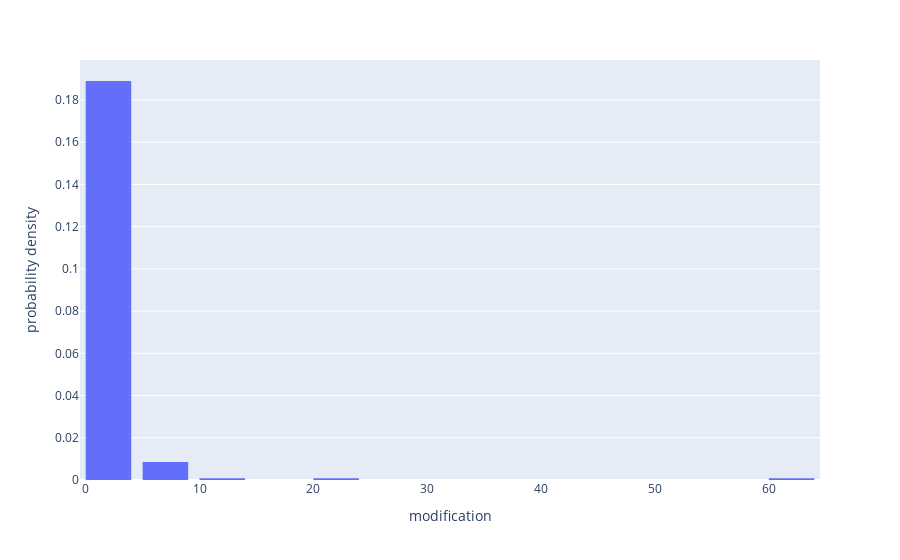

Notebook code for this chart:
### Code cell
import plotly.express as px

fig = px.histogram(group, x="modification", histnorm="probability density", nbins=20)
fig.update_layout(bargap=0.2)
fig.show()

### Figure 1 — Plotly figure (JSON) as saved in the notebook; plotly's stock layout.template omitted (floating-point values rounded to 4 significant figures; data arrays with more than 128 entries replaced by an {"elided": "..."} marker saying what was removed)
{"data": [{"bingroup": "x", "histnorm": "probability density", "hovertemplate": "modification=%{x}<br>probability density=%{y}<extra></extra>", "legendgroup": "", "marker": {"color": "#636efa", "pattern": {"shape": ""}}, "name": "", "nbinsx": 20, "orientation": "v", "showlegend": false, "type": "histogram", "x": {"elided": "236 int values"}, "xaxis": "x", "yaxis": "y"}], "layout": {"bargap": 0.2, "barmode": "relative", "legend": {"tracegroupgap": 0}, "margin": {"t": 60}, "xaxis": {"anchor": "y", "domain": [0, 1], "title": {"text": "modification"}}, "yaxis": {"anchor": "x", "domain": [0, 1], "title": {"text": "probability density"}}}}
